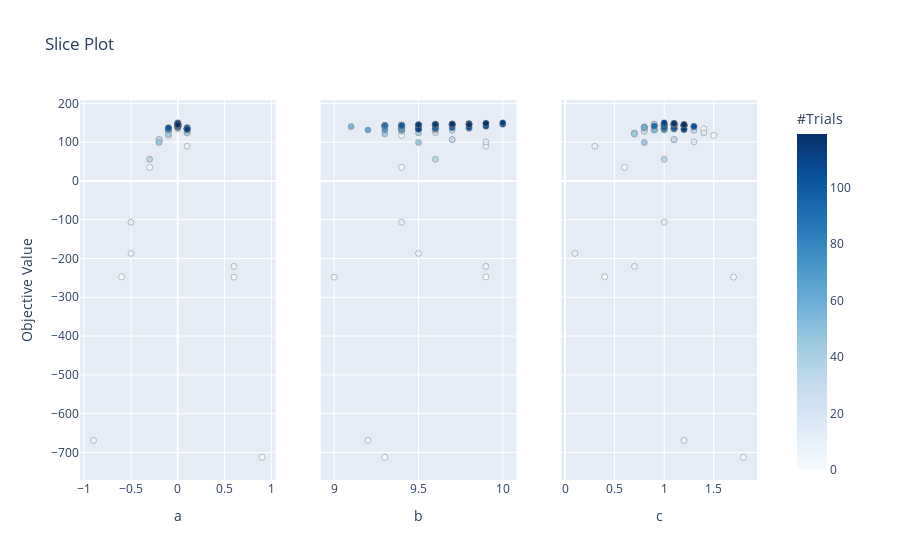
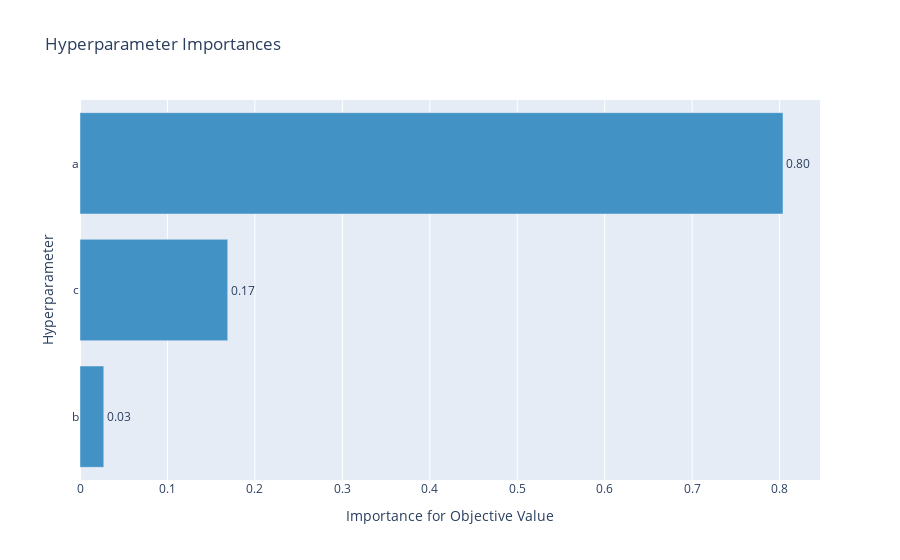
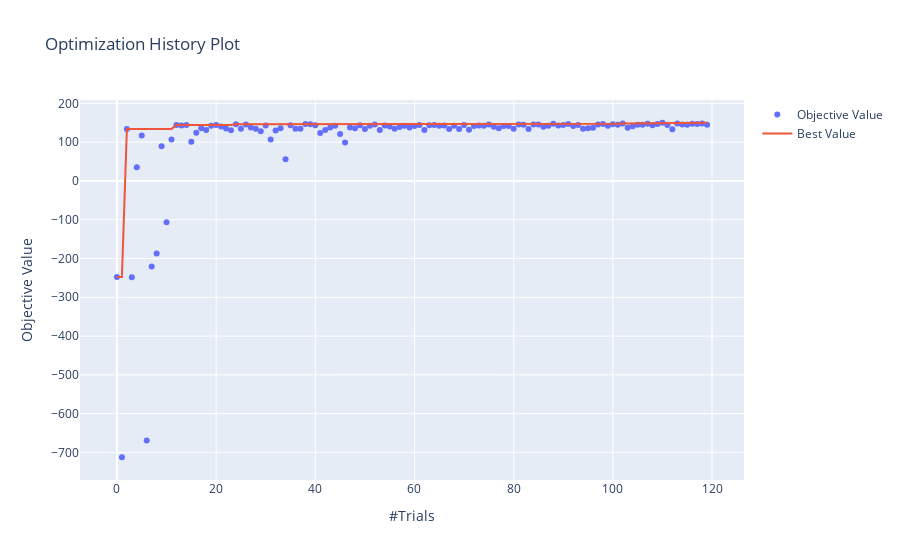

The code cell stored with these charts, in order, in its notebook:
### Code cell
n_trials = 10
trials = get_unique_trials(study, n_trials)
display(len(trials))
# display([t.params for t in trials])

for t in trials:
    score = f(**t.params)
    study.tell(t, score)

print(study.best_params, study.best_value)
plots = [
    optuna.visualization.plot_slice(study),
    optuna.visualization.plot_param_importances(study),
    optuna.visualization.plot_optimization_history(study),
]
[p.show() for p in plots];
display(study.trials_dataframe().tail(n_trials))
